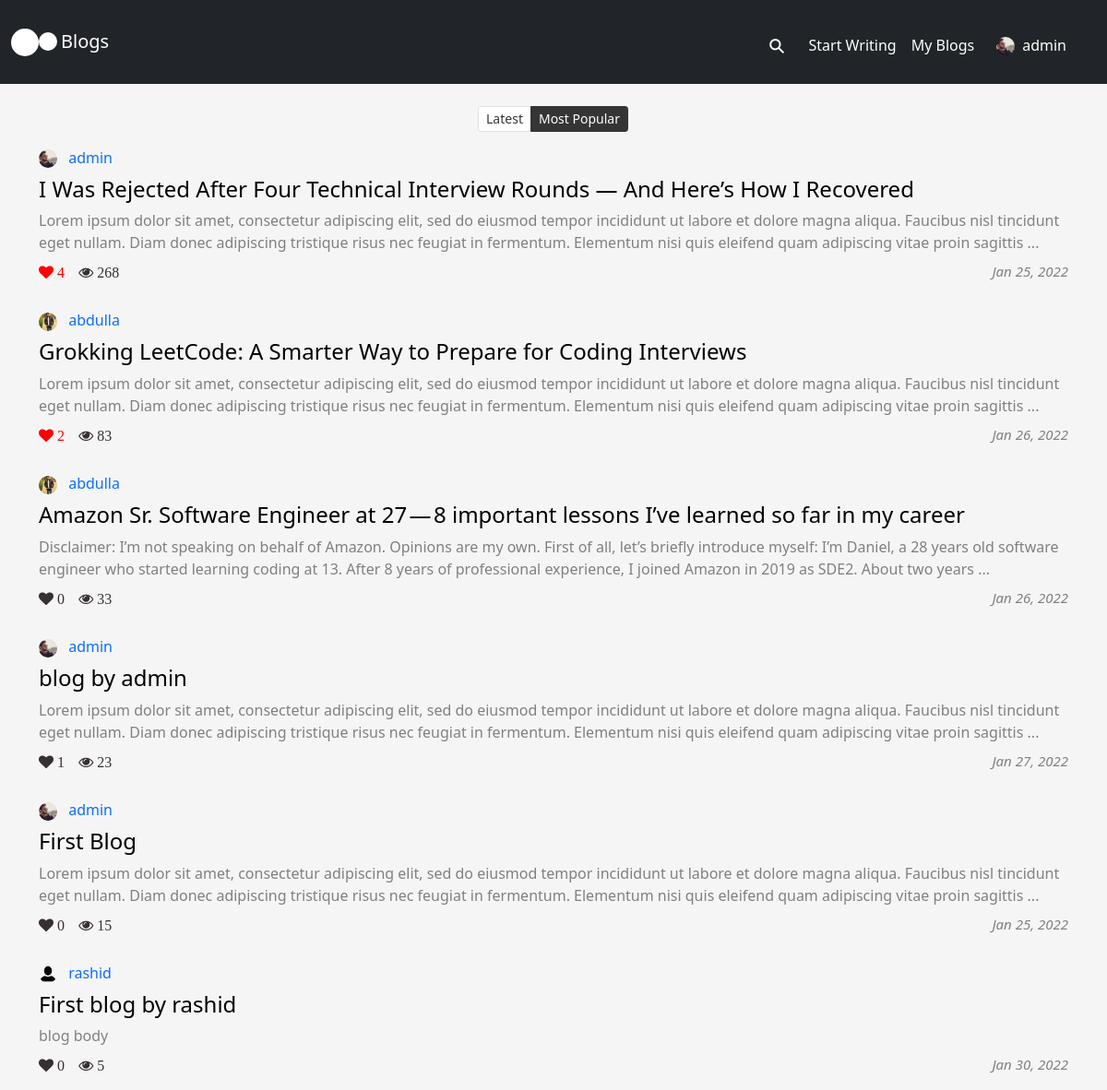
The app's page / (signed in) with its own data.
### blog_app/models.py (models this page shows, shortened)
class Profile(models.Model):
    user = models.OneToOneField(User, on_delete=models.CASCADE)
    full_name = models.CharField(max_length=100, default='N/A')
    email = models.EmailField(max_length=254, default='N/A')
    location = models.CharField(max_length=100, default='N/A')
    bio = models.TextField(default='N/A')
    profile_pic = models.ImageField(upload_to='profile_pics', default='default.png')
    blogs = models.ManyToManyField(Blog, blank=True)
    date_joined = models.DateTimeField(auto_now_add=True)

class Blog(models.Model):
    title = models.CharField(max_length=200, unique=True)
    content = models.TextField()
    author = models.ForeignKey(User, on_delete=models.CASCADE, related_name='author')
    slug = AutoSlugField(populate_from='title', always_update=True)
    views = models.IntegerField(default=0)
    likes_count = models.IntegerField(default=0)
    formatted_views = models.CharField(max_length=10, default='')
    formatted_likes = models.CharField(max_length=10, default='')
    user_likes = models.ManyToManyField('blog_app.Like', blank=True, related_name='user_likes')
    created_at = models.DateTimeField(auto_now_add=True)
    updated_at = models.DateTimeField(auto_now=True)

### blog_app/views.py (the view)
# urls.py: path('', views.blogs, name='welcome'),
@login_required
def blogs(request):
    searched_blogs = None
    blogs = Blog.objects.all()
    for blog in blogs:
        likes = Like.objects.filter(blog=blog).count()
        blog.likes_count = likes
        blog.formatted_views = num_formatter(blog.views)
        blog.formatted_likes = num_formatter(likes)
        blog.save()
    if request.method == 'POST':
        searched_blogs = request.POST['search']
        blogs = Blog.objects.filter(title__icontains=searched_blogs)
        marked = None
    else:
        if request.GET and ('q' in request.GET) and request.GET['q'] == 'latest':
            blogs = Blog.objects.all().order_by('-created_at')
            marked = 'latest'
        else:
            blogs = Blog.objects.all().order_by('-views')
            marked = 'most_popular'
    context = {
        'blogs': blogs,
        'marked': marked,
        'page_title': 'Blogs',
        'searched_blogs': searched_blogs
    }
    return render(request, 'blog_app/blogs.html', context)

### blog_app/utils.py (called while the page is built)
def num_formatter(num):
    num = float('{:.3g}'.format(num))
    magnitude = 0
    while abs(num) >= 1000:
        magnitude += 1
        num /= 1000.0
    return '{}{}'.format('{:f}'.format(num).rstrip('0').rstrip('.'), ['', 'K', 'M', 'B', 'T'][magnitude])

### blog_app/templates/blog_app/blogs.html (shortened to what this page needs)
{% extends 'blog_app/base.html' %}
{% block content %}
    {% if blogs %}
        <div class="col-md-12">
            {% if marked %}
                <nav>
                    <ul class="pagination pagination-sm justify-content-center">
                        <li class="page-item {% if marked == 'latest' %} active {% endif %}"><a class="page-link" href="?q=latest">Latest</a>
                        <li class="page-item {% if marked == 'most_popular' %} active {% endif %}"><a class="page-link" href="?q=most_popular">Most Popular</a>
                    </ul>
                </nav>
            {% endif %}
            {% for blog in blogs %}
                <div class="mb-2 mt-3">
                    <a href="{% url 'author' blog.author.username %}">
                        <img class="image-style" src="{{ blog.author.profile.profile_pic.url }}" width="20px" height="20px" />
                    </a>
                    <a class="mx-2" href="{% url 'author' blog.author.username %}"> {{ blog.author }}</a>
                </div>
                <a href="{% url 'read_blog' blog.slug %}" class="blog-title"><h4>{{ blog.title }}</h4></a>
                <a href="{% url 'read_blog' blog.slug %}" class="blog-content">{{ blog.content|slice:"290" }} {% if blog.content|length > 290 %}...{% endif %}</a>
                <div class="mt-2">
                    <a href="{% url 'like_blog' blog.slug %}">
                        <p class="fa fa-heart" {% for like in blog.user_likes.all %} {% if like.user == request.user %} style="color: red;" {% endif %} {% endfor %}> {{blog.likes_count}}</p>
                    </a>
                    <p class="fa fa-eye" {% if blog.views >= 1000 %} style="color: #994C00;" {% endif %}> {{blog.formatted_views}}</p>
                    <p class="published-date" style="float: right;">{{ blog.created_at|date:"M d, Y" }}</p>
                </div>
            {% endfor %}
        </div>
    {% else %}
        <div class="col-md-6 offset-md-3 text-center">
            <h1>{{ searched_blogs }}</h1>
            We couldn't find any blog. Try some different keywords or browse our <a href="{% url 'blogs' %}">blogs</a> or <a href="{% url 'write_blog' %}">Publish one</a>
        </div>
    {% endif %}
{% endblock %}

### blog_app/templates/blog_app/base.html (shortened to what this page needs)
{% load static %}
<!DOCTYPE html>
<html lang="en">
<head>
    <link href="https://cdn.jsdelivr.net/npm/bootstrap@5.0.0-beta3/dist/css/bootstrap.min.css" rel="stylesheet">
    <link rel="stylesheet" href="https://cdnjs.cloudflare.com/ajax/libs/font-awesome/4.7.0/css/font-awesome.min.css">
    <link rel="stylesheet" href="{% static 'css/accounts.css' %}">
    <link rel="stylesheet" href="{% static 'css/blog_app.css' %}">
</head>
<nav class="navbar navbar-expand-lg bg-dark">
    <div class="container-fluid">
      <a href="{% url 'blogs' %}">
        <div class="flex-box">
          <div class="big-dot"></div>
          <div class="small-dot mt-1"></div>
        </div>
      </a>
      <h4 class="p-1 mt-1"><a class="navbar-brand text-white" href="{% url 'blogs' %}">Blogs</a></h4>
      <div class="collapse justify-content-end navbar-collapse" id="navbarNavAltMarkup">
        <div class="navbar-nav p-2">
          {% if user.is_authenticated %}
          <div class="search-container">
            <form action="{% url 'blogs' %}" method="POST" class=" mt-1">
              <label class="button searchbutton" for="searchright"><span class="mglass">&#9906;</span></label>
            </form>
          </div>
          <h6 ><a href="{% url 'write_blog' %}" class="nav-link mt-3" style="color: {% if 'write_blog' in request.path %}rgb(40, 151, 255);{% else %}white;{% endif %}">Start Writing</a></h6>
          <h6><a href="{% url 'my_blogs' %}" class="nav-link mt-3" style="color: {% if 'my_blogs' in request.path %}rgb(40, 151, 255);{% else %}white;{% endif %}">My Blogs</a></h6>
          <div class="dropdown dropstart">
            <a class="text-white mt-4 mx-3" type="button" id="dropdownMenuButton1" data-bs-toggle="dropdown" aria-expanded="false">
              <div class='flex-box'>
                <img class="image-style" src="{{ user.profile.profile_pic.url }}" width="20px" height="20px"/>
                <h6 class="px-2" style="color: {% if 'author' in request.path %}rgb(40, 151, 255);{% else %}white;{% endif %}">{{ user.username }}</h6>
              </div>
            </a>
          </div>
          {% endif %}
      </div>
    </div>
</nav>
<br>
<body>
  <div class="container">
    <div class="row">
      {% block content %}
      {% endblock %}
    </div>
  </div>
</body>
</html>

### accounts/static/css/accounts.css (style rules this page uses)
a { text-decoration: none; }
body { background-color: whitesmoke; }

### blog_app/static/css/blog_app.css (style rules this page uses)
.fa-heart { color: rgb(54, 48, 48); }
.fa-eye { color:rgb(54, 48, 48); }
.blog-title { color: black; }
.blog-content { color: grey }
.flex-box { display: flex; }
.published-date { color: grey; font-style: italic; font-size: 15px; }
.fa-eye { margin-left: 1%; }
.image-style { border-radius: 50%; object-fit: cover; }
.page-link { position: relative; display: block; padding: .5rem .75rem; margin-left: -1px; line-height: 1.25; color: #353535 !important; background-color: #fff !important; }
.page-item.active .page-link { z-index: 3; color: #fff !important; background-color: #353535 !important; border-color: #353535; }
.big-dot { height: 30px; width: 30px; background-color: #fff; border-radius: 50%; display: inline-block; }
.small-dot { height: 20px; width: 20px; background-color: #fff; border-radius: 50%; display: inline-block; }
.button { display: inline-block; margin: 4px 2px; font-size: 14px; padding-left: 32px; padding-right: 32px; height: 50px; line-height: 50px; text-align: center; color: white; text-decoration: none; cursor: pointer; -moz-user-select: none; -khtml-user-select: none; -webkit-user-select: none; -ms-user-select: none; user-select: none; }
.search-container { position: relative; display: inline-block; margin: 4px 2px; height: 50px; width: 50px; vertical-align: bottom; }
.mglass { display: inline-block; pointer-events: none; -webkit-transform: rotate(-45deg); -moz-transform: rotate(-45deg); -o-transform: rotate(-45deg); -ms-transform: rotate(-45deg); }
.searchbutton { position: absolute; font-size: 22px; width: 100%; margin: 0; padding: 0; }

### records on screen
Blog: author.profile.profile_pic (picture), author "admin", title "I Was Rejected After Four Technical Interview Rounds — And Here’s How I Recovered", content "Lorem ipsum dolor sit amet, consectetur adipiscing elit, sed do eiusmod tempor incididunt ut labore et dolore magna aliqua. Faucibus nisl tincidunt eget nullam. Diam donec adipiscing tristique risus nec feugiat in fermentum. Elementum nisi quis eleifend quam adipiscing vitae proin sagittis", likes_count "4", formatted_views "268", created_at "Jan 25, 2022"
Blog: author.profile.profile_pic (picture), author "abdulla", title "Grokking LeetCode: A Smarter Way to Prepare for Coding Interviews", content "Lorem ipsum dolor sit amet, consectetur adipiscing elit, sed do eiusmod tempor incididunt ut labore et dolore magna aliqua. Faucibus nisl tincidunt eget nullam. Diam donec adipiscing tristique risus nec feugiat in fermentum. Elementum nisi quis eleifend quam adipiscing vitae proin sagittis", likes_count "2", formatted_views "83", created_at "Jan 26, 2022"
Blog: author.profile.profile_pic (picture), author "abdulla", title "Amazon Sr. Software Engineer at 27 — 8 important lessons I’ve learned so far in my career", content "Disclaimer: I’m not speaking on behalf of Amazon. Opinions are my own. First of all, let’s briefly introduce myself: I’m Daniel, a 28 years old software engineer who started learning coding at 13. After 8 years of professional experience, I joined Amazon in 2019 as SDE2. About two years", likes_count "0", formatted_views "33", created_at "Jan 26, 2022"
Blog: author.profile.profile_pic (picture), author "admin", title "blog by admin", content "Lorem ipsum dolor sit amet, consectetur adipiscing elit, sed do eiusmod tempor incididunt ut labore et dolore magna aliqua. Faucibus nisl tincidunt eget nullam. Diam donec adipiscing tristique risus nec feugiat in fermentum. Elementum nisi quis eleifend quam adipiscing vitae proin sagittis", likes_count "1", formatted_views "23", created_at "Jan 27, 2022"
Blog: author.profile.profile_pic (picture), author "admin", title "First Blog", content "Lorem ipsum dolor sit amet, consectetur adipiscing elit, sed do eiusmod tempor incididunt ut labore et dolore magna aliqua. Faucibus nisl tincidunt eget nullam. Diam donec adipiscing tristique risus nec feugiat in fermentum. Elementum nisi quis eleifend quam adipiscing vitae proin sagittis", likes_count "0", formatted_views "15", created_at "Jan 25, 2022"
Blog: author.profile.profile_pic (placeholder picture), author "rashid", title "First blog by rashid", content "blog body", likes_count "0", formatted_views "5", created_at "Jan 30, 2022"

### other values on screen
{{ user.username }} "admin"
